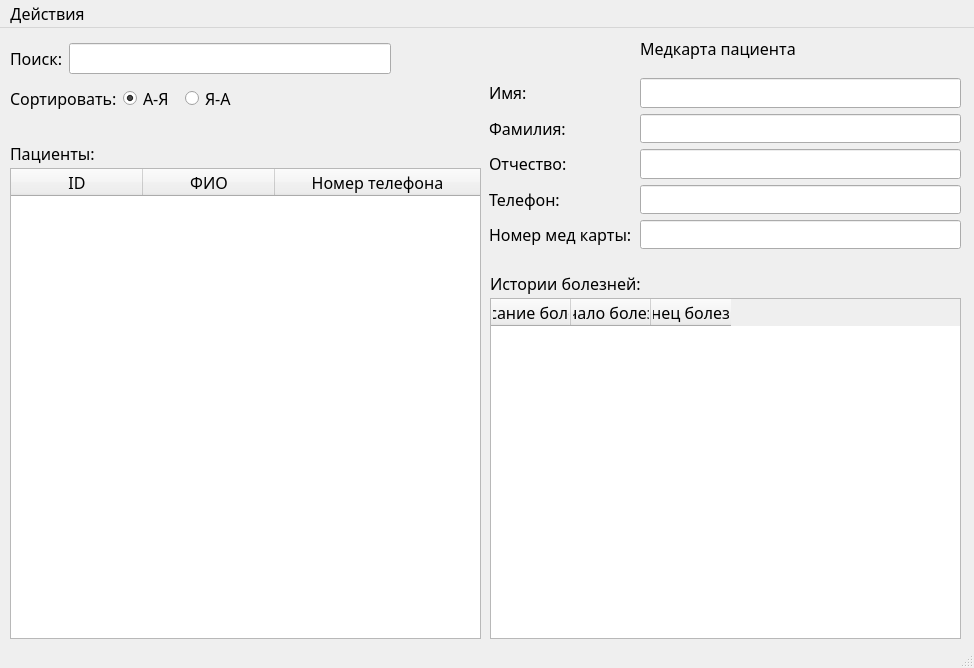
<?xml version="1.0" encoding="UTF-8"?>
<ui version="4.0">
 <class>FormOperator</class>
 <widget class="QMainWindow" name="FormOperator">
  <property name="geometry">
   <rect>
    <x>0</x>
    <y>0</y>
    <width>974</width>
    <height>668</height>
   </rect>
  </property>
  <property name="maximumSize">
   <size>
    <width>16777205</width>
    <height>16777215</height>
   </size>
  </property>
  <property name="font">
   <font>
    <family>Segoe UI Variable Small Semibol</family>
    <pointsize>12</pointsize>
   </font>
  </property>
  <property name="windowTitle">
   <string>MainWindow</string>
  </property>
  <widget class="QWidget" name="centralwidget">
   <widget class="QTableWidget" name="TW_Pacient">
    <property name="geometry">
     <rect>
      <x>10</x>
      <y>140</y>
      <width>471</width>
      <height>471</height>
     </rect>
    </property>
    <property name="mouseTracking">
     <bool>false</bool>
    </property>
    <property name="autoFillBackground">
     <bool>false</bool>
    </property>
    <property name="lineWidth">
     <number>2</number>
    </property>
    <property name="selectionMode">
     <enum>QAbstractItemView::SingleSelection</enum>
    </property>
    <property name="selectionBehavior">
     <enum>QAbstractItemView::SelectRows</enum>
    </property>
    <property name="horizontalScrollMode">
     <enum>QAbstractItemView::ScrollPerItem</enum>
    </property>
    <attribute name="horizontalHeaderCascadingSectionResizes">
     <bool>false</bool>
    </attribute>
    <attribute name="horizontalHeaderDefaultSectionSize">
     <number>132</number>
    </attribute>
    <attribute name="horizontalHeaderShowSortIndicator" stdset="0">
     <bool>false</bool>
    </attribute>
    <attribute name="horizontalHeaderStretchLastSection">
     <bool>true</bool>
    </attribute>
    <attribute name="verticalHeaderVisible">
     <bool>false</bool>
    </attribute>
    <column>
     <property name="text">
      <string>ID</string>
     </property>
    </column>
    <column>
     <property name="text">
      <string>ФИО</string>
     </property>
    </column>
    <column>
     <property name="text">
      <string>Номер телефона</string>
     </property>
    </column>
   </widget>
   <widget class="QLabel" name="label">
    <property name="geometry">
     <rect>
      <x>640</x>
      <y>10</y>
      <width>201</width>
      <height>21</height>
     </rect>
    </property>
    <property name="text">
     <string>Медкарта пациента</string>
    </property>
   </widget>
   <widget class="QTableWidget" name="TW_History">
    <property name="geometry">
     <rect>
      <x>490</x>
      <y>270</y>
      <width>471</width>
      <height>341</height>
     </rect>
    </property>
    <property name="minimumSize">
     <size>
      <width>471</width>
      <height>0</height>
     </size>
    </property>
    <property name="maximumSize">
     <size>
      <width>471</width>
      <height>16777215</height>
     </size>
    </property>
    <property name="autoFillBackground">
     <bool>true</bool>
    </property>
    <property name="autoScrollMargin">
     <number>16</number>
    </property>
    <property name="alternatingRowColors">
     <bool>false</bool>
    </property>
    <property name="selectionMode">
     <enum>QAbstractItemView::SingleSelection</enum>
    </property>
    <property name="selectionBehavior">
     <enum>QAbstractItemView::SelectRows</enum>
    </property>
    <property name="gridStyle">
     <enum>Qt::SolidLine</enum>
    </property>
    <property name="sortingEnabled">
     <bool>false</bool>
    </property>
    <attribute name="horizontalHeaderVisible">
     <bool>true</bool>
    </attribute>
    <attribute name="horizontalHeaderCascadingSectionResizes">
     <bool>false</bool>
    </attribute>
    <attribute name="horizontalHeaderMinimumSectionSize">
     <number>80</number>
    </attribute>
    <attribute name="horizontalHeaderDefaultSectionSize">
     <number>80</number>
    </attribute>
    <attribute name="horizontalHeaderHighlightSections">
     <bool>true</bool>
    </attribute>
    <attribute name="horizontalHeaderShowSortIndicator" stdset="0">
     <bool>false</bool>
    </attribute>
    <attribute name="horizontalHeaderStretchLastSection">
     <bool>false</bool>
    </attribute>
    <attribute name="verticalHeaderVisible">
     <bool>false</bool>
    </attribute>
    <column>
     <property name="text">
      <string>Описание болезни</string>
     </property>
    </column>
    <column>
     <property name="text">
      <string>Начало болезни</string>
     </property>
    </column>
    <column>
     <property name="text">
      <string>Конец болезни</string>
     </property>
    </column>
   </widget>
   <widget class="QLabel" name="label_7">
    <property name="geometry">
     <rect>
      <x>490</x>
      <y>240</y>
      <width>161</width>
      <height>31</height>
     </rect>
    </property>
    <property name="text">
     <string>Истории болезней:</string>
    </property>
   </widget>
   <widget class="QWidget" name="verticalLayoutWidget">
    <property name="geometry">
     <rect>
      <x>489</x>
      <y>50</y>
      <width>151</width>
      <height>171</height>
     </rect>
    </property>
    <layout class="QVBoxLayout" name="verticalLayout">
     <item>
      <widget class="QLabel" name="label_2">
       <property name="text">
        <string>Имя:</string>
       </property>
      </widget>
     </item>
     <item>
      <widget class="QLabel" name="label_4">
       <property name="text">
        <string>Фамилия:</string>
       </property>
      </widget>
     </item>
     <item>
      <widget class="QLabel" name="label_3">
       <property name="text">
        <string>Отчество:</string>
       </property>
      </widget>
     </item>
     <item>
      <widget class="QLabel" name="label_5">
       <property name="text">
        <string>Телефон:</string>
       </property>
      </widget>
     </item>
     <item>
      <widget class="QLabel" name="label_6">
       <property name="text">
        <string>Номер мед карты:</string>
       </property>
      </widget>
     </item>
    </layout>
   </widget>
   <widget class="QWidget" name="verticalLayoutWidget_2">
    <property name="geometry">
     <rect>
      <x>640</x>
      <y>50</y>
      <width>321</width>
      <height>171</height>
     </rect>
    </property>
    <layout class="QVBoxLayout" name="verticalLayout_2">
     <item>
      <widget class="QLineEdit" name="LE_Name">
       <property name="readOnly">
        <bool>true</bool>
       </property>
      </widget>
     </item>
     <item>
      <widget class="QLineEdit" name="LE_Surname">
       <property name="readOnly">
        <bool>true</bool>
       </property>
      </widget>
     </item>
     <item>
      <widget class="QLineEdit" name="LE_Otchestvo">
       <property name="readOnly">
        <bool>true</bool>
       </property>
      </widget>
     </item>
     <item>
      <widget class="QLineEdit" name="LE_Phone">
       <property name="readOnly">
        <bool>true</bool>
       </property>
      </widget>
     </item>
     <item>
      <widget class="QLineEdit" name="LE_NumMedCard">
       <property name="readOnly">
        <bool>true</bool>
       </property>
      </widget>
     </item>
    </layout>
   </widget>
   <widget class="QLabel" name="label_8">
    <property name="geometry">
     <rect>
      <x>10</x>
      <y>110</y>
      <width>161</width>
      <height>31</height>
     </rect>
    </property>
    <property name="text">
     <string>Пациенты:</string>
    </property>
   </widget>
   <widget class="QWidget" name="horizontalLayoutWidget">
    <property name="geometry">
     <rect>
      <x>10</x>
      <y>50</y>
      <width>231</width>
      <height>41</height>
     </rect>
    </property>
    <layout class="QHBoxLayout" name="horizontalLayout">
     <item>
      <widget class="QLabel" name="label_10">
       <property name="text">
        <string>Сортировать:</string>
       </property>
      </widget>
     </item>
     <item>
      <widget class="QRadioButton" name="RB_AbZ">
       <property name="text">
        <string>А-Я</string>
       </property>
       <property name="checked">
        <bool>true</bool>
       </property>
      </widget>
     </item>
     <item>
      <widget class="QRadioButton" name="RB_ZbA">
       <property name="text">
        <string>Я-А</string>
       </property>
      </widget>
     </item>
    </layout>
   </widget>
   <widget class="QWidget" name="horizontalLayoutWidget_2">
    <property name="geometry">
     <rect>
      <x>10</x>
      <y>10</y>
      <width>381</width>
      <height>41</height>
     </rect>
    </property>
    <layout class="QHBoxLayout" name="horizontalLayout_2">
     <item>
      <widget class="QLabel" name="label_9">
       <property name="text">
        <string>Поиск:</string>
       </property>
      </widget>
     </item>
     <item>
      <widget class="QLineEdit" name="LE_Search"/>
     </item>
    </layout>
   </widget>
  </widget>
  <widget class="QMenuBar" name="menubar">
   <property name="geometry">
    <rect>
     <x>0</x>
     <y>0</y>
     <width>974</width>
     <height>26</height>
    </rect>
   </property>
   <widget class="QMenu" name="M_Add">
    <property name="title">
     <string>Действия</string>
    </property>
    <addaction name="A_Add"/>
    <addaction name="A_Del"/>
    <addaction name="A_Upd"/>
   </widget>
   <addaction name="M_Add"/>
  </widget>
  <widget class="QStatusBar" name="statusbar"/>
  <action name="A_Add">
   <property name="text">
    <string>Добавить</string>
   </property>
  </action>
  <action name="A_Del">
   <property name="text">
    <string>Удалить</string>
   </property>
  </action>
  <action name="A_Upd">
   <property name="text">
    <string>Редактировать</string>
   </property>
  </action>
 </widget>
 <resources/>
 <connections/>
</ui>
